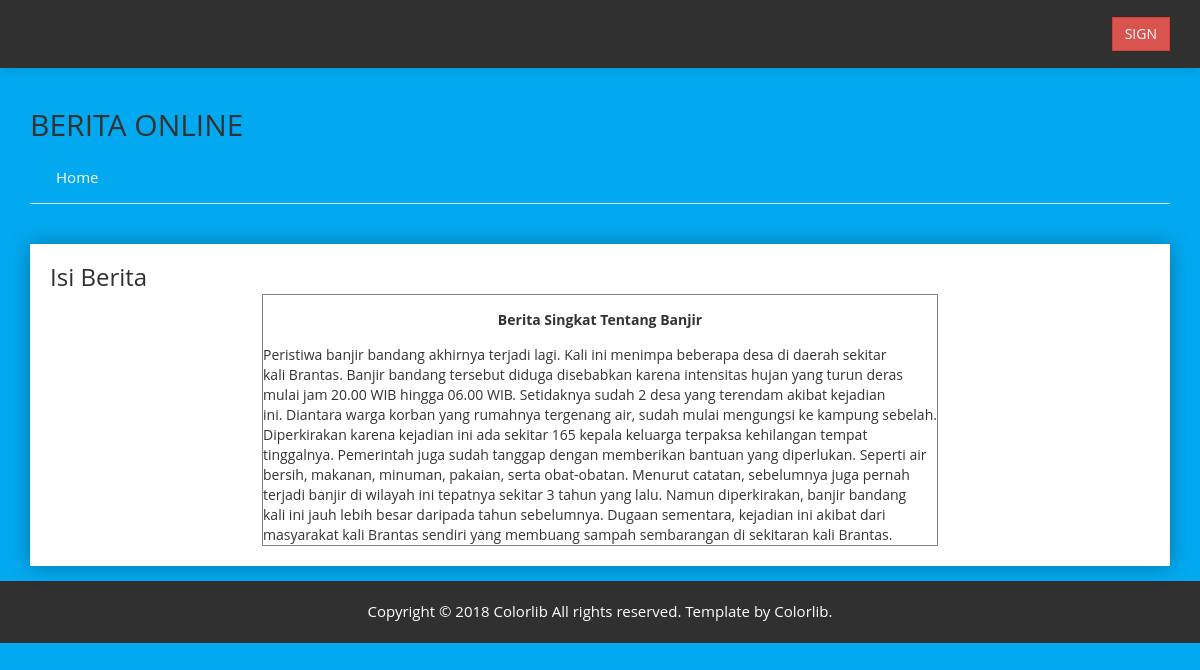
Page /home/selanjutnya?id=39 on the committed database.
### tables this page shows
CREATE TABLE `berita` (
  `id` int(50) UNSIGNED NOT NULL,
  `idKategori` int(50) NOT NULL,
  `idLogin` int(50) NOT NULL,
  `judul_berita` varchar(255) NOT NULL,
  `isi_berita` text NOT NULL,
  `jml_baca` int(50) NOT NULL
);

### application/controllers/home.php (called while the page is built, shortened)
<?php
class home extends CI_Controller {
  function __construct(){
		$this->load->model('m_berita');
		$this->load->helper('url');
	}
	public function selanjutnya()
	{
		$data['id'] = $this->input->get('id');
		$data['query'] = $this->m_berita->tampil_data($data['id']);
		$data['data'] = $this->m_berita->jumlah_baca($data['id']);
		$this->load->view('home', $data);
		$this->load->view('LanjutBaca', $data);
		$this->load->view('footer', $data);
	}
}
?>

### index.php (called while the page is built, shortened)
<?php
require_once BASEPATH.'core/CodeIgniter.php';

### application/models/m_berita.php (called while the page is built, shortened)
<?php
class M_berita extends CI_Model{
	function tampil_data($id){
		return $this->db->query("SELECT * FROM berita
            WHERE id=".$id."");
	}
}
?>

### application/views/lanjutBaca.php (the view, shortened to what this page needs)
<div class="inbox-mailbox-area mg-b-40">
        <div class="container">
            <div class="row">
                <div class="col-lg-12">
                    <div class="row">
                        <div class="col-lg-12">
                            <div class="tab-content">
                                <div id="composemail" class="tab-pane fade in animated zoomInDown shadow-reset custom-inbox-message active">
                                    <div class="view-mail-wrap">
                                        <div class="mail-title">
                                            <h2>Isi Berita</h2>
                                        </div>
<center><table border="black"  >
	<tbody>
	<?php
	foreach($query->result() as $row){
		$str=$row->isi_berita;
        $s= wordwrap($str,100,"<br>\n");
	echo "<tr ><td >
	<p></p>
		<center><b>$row->judul_berita</b></center>
		<p></p>
		$s </td>
	 </tr>";
	}
	?>
</table> </center>
</div>
                            </div>
                        </div>
                    </div>
                </div>
            </div>
        </div>
    </div>

### horizontal/css/switcher/color-one.css (style rules this page uses)
html, body { font-family: 'Open Sans', sans-serif;font-weight:400;background: #555 }

### horizontal/css/switcher/color-two.css (style rules this page uses)
html, body { font-family: 'Open Sans', sans-serif;font-weight:400;background: #1c84c6 }

### horizontal/css/switcher/color-three.css (style rules this page uses)
html, body { font-family: 'Open Sans', sans-serif;font-weight:400;background: #ed5565 }

### horizontal/css/switcher/color-four.css (style rules this page uses)
html, body { font-family: 'Open Sans', sans-serif;font-weight:400;background: #1ab394 }

### horizontal/css/switcher/color-five.css (style rules this page uses)
html, body { font-family: 'Open Sans', sans-serif;font-weight:400;background: #EE7752 }

### horizontal/css/switcher/color-six.css (style rules this page uses)
html, body { font-family: 'Open Sans', sans-serif;font-weight:400;background: #27ae60 }

### horizontal/css/switcher/color-seven.css (style rules this page uses)
html, body { font-family: 'Open Sans', sans-serif;font-weight:400;background: #7f8c8d }

### horizontal/css/switcher/color-eight.css (style rules this page uses)
html, body { font-family: 'Open Sans', sans-serif;font-weight:400;background: #0000ff }

### horizontal/css/switcher/color-nine.css (style rules this page uses)
html, body { font-family: 'Open Sans', sans-serif;font-weight:400;background: #ff0080 }

### horizontal/css/switcher/color-ten.css (style rules this page uses)
html, body { font-family: 'Open Sans', sans-serif;font-weight:400;background: #1a0000 }

### rows in the picture
berita: judul_berita "Berita Singkat Tentang Banjir", isi_berita "Peristiwa banjir bandang akhirnya terjadi lagi. Kali ini menimpa beberapa desa di daerah sekitar kali Brantas. Banjir bandang tersebut diduga disebabkan karena intensitas hujan yang turun deras mulai jam 20.00 WIB hingga 06.00 WIB. Setidaknya sudah 2 desa yang terendam akibat kejadian ini. Diantara warga korban yang rumahnya tergenang air, sudah mulai mengungsi ke kampung sebelah. Diperkirakan karena kejadian ini ada sekitar 165 kepala keluarga terpaksa kehilangan tempat tinggalnya. Pemerintah juga sudah tanggap dengan memberikan bantuan yang diperlukan. Seperti air bersih, makanan, minuman, pakaian, serta obat-obatan. Menurut catatan, sebelumnya juga pernah terjadi banjir di wilayah ini…"
